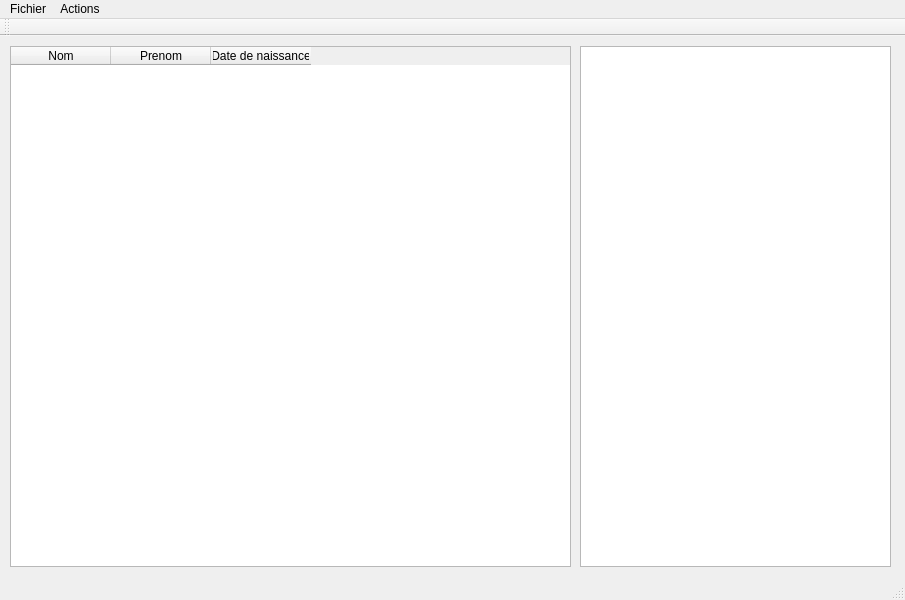
<?xml version="1.0" encoding="UTF-8"?>
<ui version="4.0">
 <class>EmployeGUIClass</class>
 <widget class="QMainWindow" name="EmployeGUIClass">
  <property name="geometry">
   <rect>
    <x>0</x>
    <y>0</y>
    <width>905</width>
    <height>600</height>
   </rect>
  </property>
  <property name="windowTitle">
   <string>Gestion Employe GIF-1003</string>
  </property>
  <widget class="QWidget" name="centralwidget">
   <widget class="QTableWidget" name="tableWidget">
    <property name="geometry">
     <rect>
      <x>10</x>
      <y>10</y>
      <width>561</width>
      <height>521</height>
     </rect>
    </property>
    <property name="selectionMode">
     <enum>QAbstractItemView::SingleSelection</enum>
    </property>
    <property name="selectionBehavior">
     <enum>QAbstractItemView::SelectRows</enum>
    </property>
    <property name="columnCount">
     <number>3</number>
    </property>
    <column>
     <property name="text">
      <string>Nom</string>
     </property>
    </column>
    <column>
     <property name="text">
      <string>Prenom</string>
     </property>
    </column>
    <column>
     <property name="text">
      <string>Date de naissance</string>
     </property>
    </column>
   </widget>
   <widget class="QTextBrowser" name="textBrowser">
    <property name="geometry">
     <rect>
      <x>580</x>
      <y>10</y>
      <width>311</width>
      <height>521</height>
     </rect>
    </property>
   </widget>
  </widget>
  <widget class="QStatusBar" name="statusbar"/>
  <widget class="QMenuBar" name="menubar">
   <property name="geometry">
    <rect>
     <x>0</x>
     <y>0</y>
     <width>905</width>
     <height>22</height>
    </rect>
   </property>
   <widget class="QMenu" name="menuFichier">
    <property name="title">
     <string>Fichier</string>
    </property>
    <addaction name="actionCharger_a_partir_de"/>
    <addaction name="actionSauvegarder_dans"/>
    <addaction name="separator"/>
    <addaction name="actionExit"/>
   </widget>
   <widget class="QMenu" name="menuActions">
    <property name="title">
     <string>Actions</string>
    </property>
    <widget class="QMenu" name="menuAjouter_un_employer">
     <property name="title">
      <string>Ajouter un employer</string>
     </property>
     <addaction name="actionCommis"/>
     <addaction name="actionHoraire"/>
     <addaction name="actionPatron"/>
    </widget>
    <widget class="QMenu" name="menuSupprimer_un_employe">
     <property name="title">
      <string>Supprimer un employe</string>
     </property>
     <addaction name="actionCommis_sup"/>
     <addaction name="actionHoraire_sup"/>
     <addaction name="actionPatron_sup"/>
    </widget>
    <addaction name="menuAjouter_un_employer"/>
    <addaction name="menuSupprimer_un_employe"/>
   </widget>
   <addaction name="menuFichier"/>
   <addaction name="menuActions"/>
  </widget>
  <widget class="QToolBar" name="toolBar">
   <property name="windowTitle">
    <string>toolBar</string>
   </property>
   <attribute name="toolBarArea">
    <enum>TopToolBarArea</enum>
   </attribute>
   <attribute name="toolBarBreak">
    <bool>false</bool>
   </attribute>
  </widget>
  <action name="actionCharger_a_partir_de">
   <property name="text">
    <string>Charger a partir de ..</string>
   </property>
  </action>
  <action name="actionSauvegarder_dans">
   <property name="text">
    <string>Sauvegarder dans ...</string>
   </property>
  </action>
  <action name="actionCommis">
   <property name="text">
    <string>Commis</string>
   </property>
  </action>
  <action name="actionHoraire">
   <property name="text">
    <string>Horaire</string>
   </property>
  </action>
  <action name="actionPatron">
   <property name="text">
    <string>Patron</string>
   </property>
  </action>
  <action name="actionCommis_sup">
   <property name="text">
    <string>Commis</string>
   </property>
  </action>
  <action name="actionHoraire_sup">
   <property name="text">
    <string>Horaire</string>
   </property>
  </action>
  <action name="actionPatron_sup">
   <property name="text">
    <string>Patron</string>
   </property>
  </action>
  <action name="actionExit">
   <property name="text">
    <string>Exit</string>
   </property>
  </action>
 </widget>
 <resources/>
 <connections>
  <connection>
   <sender>tableWidget</sender>
   <signal>cellClicked(int,int)</signal>
   <receiver>EmployeGUIClass</receiver>
   <slot>selectionLigneTable()</slot>
   <hints>
    <hint type="sourcelabel">
     <x>290</x>
     <y>310</y>
    </hint>
    <hint type="destinationlabel">
     <x>452</x>
     <y>299</y>
    </hint>
   </hints>
  </connection>
 </connections>
 <slots>
  <slot>selectionLigneTable()</slot>
 </slots>
</ui>
